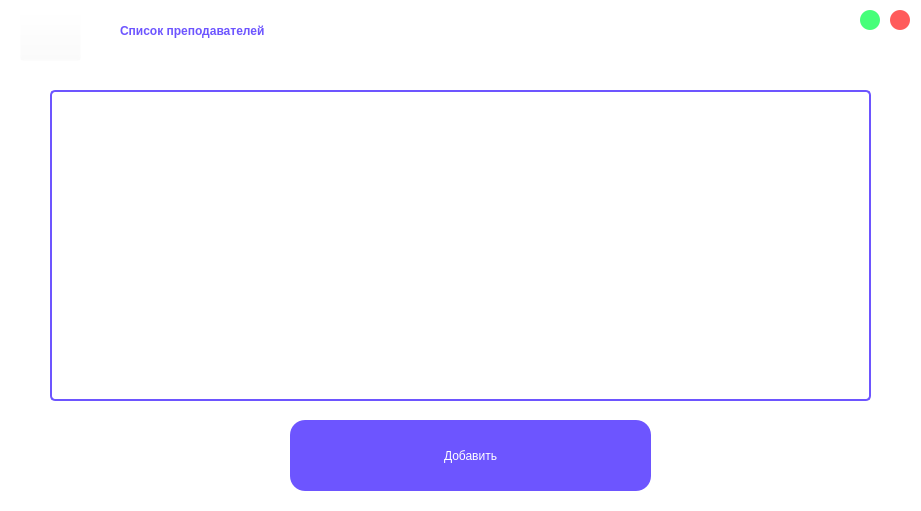
<?xml version="1.0" encoding="UTF-8"?>
<ui version="4.0">
 <class>list_of_prof</class>
 <widget class="QWidget" name="list_of_prof">
  <property name="geometry">
   <rect>
    <x>0</x>
    <y>0</y>
    <width>921</width>
    <height>511</height>
   </rect>
  </property>
  <property name="minimumSize">
   <size>
    <width>921</width>
    <height>511</height>
   </size>
  </property>
  <property name="maximumSize">
   <size>
    <width>921</width>
    <height>511</height>
   </size>
  </property>
  <property name="windowTitle">
   <string>Form</string>
  </property>
  <property name="styleSheet">
   <string notr="true">background-color: rgb(255, 255, 255);</string>
  </property>
  <widget class="QLabel" name="label">
   <property name="geometry">
    <rect>
     <x>120</x>
     <y>0</y>
     <width>731</width>
     <height>61</height>
    </rect>
   </property>
   <property name="styleSheet">
    <string notr="true">color: rgb(109, 85, 255);
font: 75 40pt &quot;Karla&quot; bold;
font-weight: 500;</string>
   </property>
   <property name="text">
    <string>Список преподавателей</string>
   </property>
  </widget>
  <widget class="QPushButton" name="pushButton_2">
   <property name="geometry">
    <rect>
     <x>890</x>
     <y>10</y>
     <width>20</width>
     <height>20</height>
    </rect>
   </property>
   <property name="styleSheet">
    <string notr="true">QPushButton {
	border-radius: 10px;
	background-color: #FF5B5B;
	color: white;
}
QPushButton:pressed {
	background-color: #FFBCBC;
}</string>
   </property>
   <property name="text">
    <string/>
   </property>
  </widget>
  <widget class="QPushButton" name="pushButton_4">
   <property name="geometry">
    <rect>
     <x>20</x>
     <y>10</y>
     <width>61</width>
     <height>51</height>
    </rect>
   </property>
   <property name="styleSheet">
    <string notr="true">background-color: rgba(255, 255, 255, 0);</string>
   </property>
   <property name="text">
    <string/>
   </property>
   <property name="icon">
    <iconset resource="greeting.qrc">
     <normaloff>:/new/prefix1/return.png</normaloff>:/new/prefix1/return.png</iconset>
   </property>
   <property name="iconSize">
    <size>
     <width>35</width>
     <height>35</height>
    </size>
   </property>
  </widget>
  <widget class="QTableView" name="tableView">
   <property name="geometry">
    <rect>
     <x>50</x>
     <y>90</y>
     <width>821</width>
     <height>311</height>
    </rect>
   </property>
   <property name="styleSheet">
    <string notr="true">QTableView {
    border: 1.5px solid #6D55FF;
    border-radius: 5px; /* Уменьшенное закругление краёв */
    gridline-color: #6D55FF; /* Цвет линий таблицы */
    background: white; /* Белый фон для всех элементов таблицы */
    selection-background-color: #6D55FF; /* Цвет фона при выделении */
    selection-color: white; /* Цвет текста при выделении */
}

QTableView::item {
    border: 1.5px solid #6D55FF; /* Фиолетовые линии ячеек */
    border-width: 1px; /* Уменьшенная толщина линий */
}

QTableView::item:selected {
    background-color: #6D55FF; /* Цвет фона выделенной строки */
    color: white; /* Цвет текста выделенной строки */
}

QHeaderView::section {
    background-color: #6D55FF;; /* Белый фон заголовков столбцов */
    color: white; /* Черный текст заголовков столбцов */
    padding: 4px;
    border: 1.5px solid #6D55FF; /* Фиолетовая граница заголовков */
	 border-width: 1px;
}
QScrollBar:horizontal {
    border: none;
    background: #f0f0f0;
    height: 10px; /* Уменьшенная высота */
    margin: 0px 10px 0 10px;
    border-radius: 5px; /* Уменьшенное закругление */
}

QScrollBar::handle:horizontal {
    background: #6D55FF;
    min-width: 10px; /* Уменьшенная минимальная длина */
    border-radius: 5px; /* Уменьшенное закругление */
}

QScrollBar::add-line:horizontal,
QScrollBar::sub-line:horizontal {
    border: none;
    background: none;
    width: 0px;
    height: 0px;
}

QScrollBar:vertical {
    border: none;
    background: #f0f0f0;
    width: 10px; /* Уменьшенная ширина */
    margin: 10px 0 10px 0;
    border-radius: 5px; /* Уменьшенное закругление */
}

QScrollBar::handle:vertical {
    background: #6D55FF;
    min-height: 10px; /* Уменьшенная минимальная длина */
    border-radius: 5px; /* Уменьшенное закругление */
}

QScrollBar::add-line:vertical,
QScrollBar::sub-line:vertical {
    border: none;
    background: none;
    width: 0px;
    height: 0px;
}</string>
   </property>
  </widget>
  <widget class="QPushButton" name="pushButton_3">
   <property name="geometry">
    <rect>
     <x>860</x>
     <y>10</y>
     <width>20</width>
     <height>20</height>
    </rect>
   </property>
   <property name="styleSheet">
    <string notr="true">QPushButton {
	border-radius: 10px;
	background-color: #45FF79;
	color: white;
}
QPushButton:pressed {
	background-color: #B2FFC8;
}</string>
   </property>
   <property name="text">
    <string/>
   </property>
  </widget>
  <widget class="QPushButton" name="pushButton">
   <property name="geometry">
    <rect>
     <x>290</x>
     <y>420</y>
     <width>361</width>
     <height>71</height>
    </rect>
   </property>
   <property name="autoFillBackground">
    <bool>false</bool>
   </property>
   <property name="styleSheet">
    <string notr="true">QPushButton{
	color: rgb(255, 255, 255);
	background-color: #6D55FF;
	border-radius: 15px; 
	font: 75 25pt &quot;Karla&quot; bold;
	border: 2px;
}
QPushButton:pressed{
	background-color: #A597FF;
}</string>
   </property>
   <property name="text">
    <string>Добавить</string>
   </property>
   <property name="default">
    <bool>false</bool>
   </property>
   <property name="flat">
    <bool>false</bool>
   </property>
  </widget>
 </widget>
 <resources>
  <include location="greeting.qrc"/>
 </resources>
 <connections/>
</ui>
